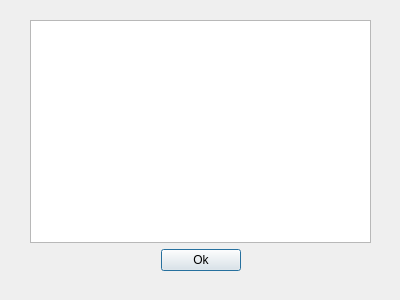
<?xml version="1.0" encoding="UTF-8"?>
<ui version="4.0">
 <class>Dialog</class>
 <widget class="QDialog" name="Dialog">
  <property name="windowModality">
   <enum>Qt::WindowModality::WindowModal</enum>
  </property>
  <property name="geometry">
   <rect>
    <x>0</x>
    <y>0</y>
    <width>400</width>
    <height>300</height>
   </rect>
  </property>
  <property name="windowTitle">
   <string>Scenario notes</string>
  </property>
  <widget class="QWidget" name="verticalLayoutWidget">
   <property name="geometry">
    <rect>
     <x>30</x>
     <y>20</y>
     <width>341</width>
     <height>251</height>
    </rect>
   </property>
   <layout class="QVBoxLayout" name="verticalLayout">
    <item>
     <widget class="QPlainTextEdit" name="plainTextEdit"/>
    </item>
    <item>
     <layout class="QHBoxLayout" name="horizontalLayout">
      <item>
       <spacer name="horizontalSpacer">
        <property name="orientation">
         <enum>Qt::Orientation::Horizontal</enum>
        </property>
        <property name="sizeHint" stdset="0">
         <size>
          <width>78</width>
          <height>20</height>
         </size>
        </property>
       </spacer>
      </item>
      <item>
       <widget class="QPushButton" name="pushButton">
        <property name="text">
         <string>Ok</string>
        </property>
       </widget>
      </item>
      <item>
       <spacer name="horizontalSpacer_2">
        <property name="orientation">
         <enum>Qt::Orientation::Horizontal</enum>
        </property>
        <property name="sizeHint" stdset="0">
         <size>
          <width>88</width>
          <height>20</height>
         </size>
        </property>
       </spacer>
      </item>
     </layout>
    </item>
   </layout>
  </widget>
 </widget>
 <resources/>
 <connections>
  <connection>
   <sender>pushButton</sender>
   <signal>clicked()</signal>
   <receiver>Dialog</receiver>
   <slot>close()</slot>
   <hints>
    <hint type="sourcelabel">
     <x>200</x>
     <y>243</y>
    </hint>
    <hint type="destinationlabel">
     <x>199</x>
     <y>149</y>
    </hint>
   </hints>
  </connection>
 </connections>
</ui>
